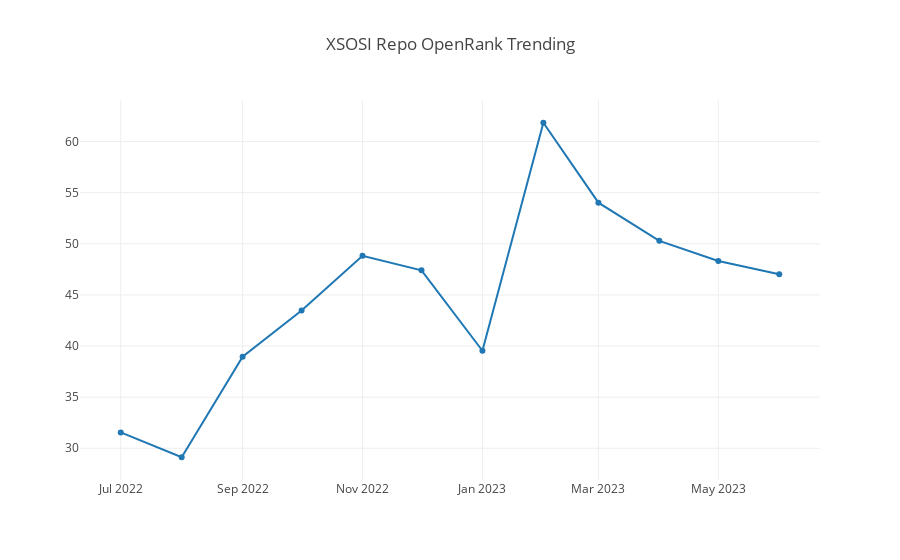

Notebook cell for this chart:
### Code cell
openDigger.render.plotly([{ x: monthes, y: openrankTrend, type: 'scatter' }], { title: 'XSOSI Repo OpenRank Trending' });

### Figure 1 — Plotly figure (JSON) as saved in the notebook; plotly's stock layout.template omitted (floating-point values rounded to 4 significant figures)
{"data": [{"type": "scatter", "x": ["2022-7", "2022-8", "2022-9", "2022-10", "2022-11", "2022-12", "2023-1", "2023-2", "2023-3", "2023-4", "2023-5", "2023-6"], "y": [31.55, 29.12, 38.96, 43.48, 48.82, 47.4, 39.54, 61.84, 54.02, 50.29, 48.32, 47.02]}], "layout": {"autosize": true, "title": {"text": "XSOSI Repo OpenRank Trending"}, "xaxis": {"autorange": true, "range": ["2022-06-10 22:55:17.1032", "2023-06-21 01:04:42.8968"], "type": "date"}, "yaxis": {"autorange": true, "range": [26.42, 64.54], "type": "linear"}}}
